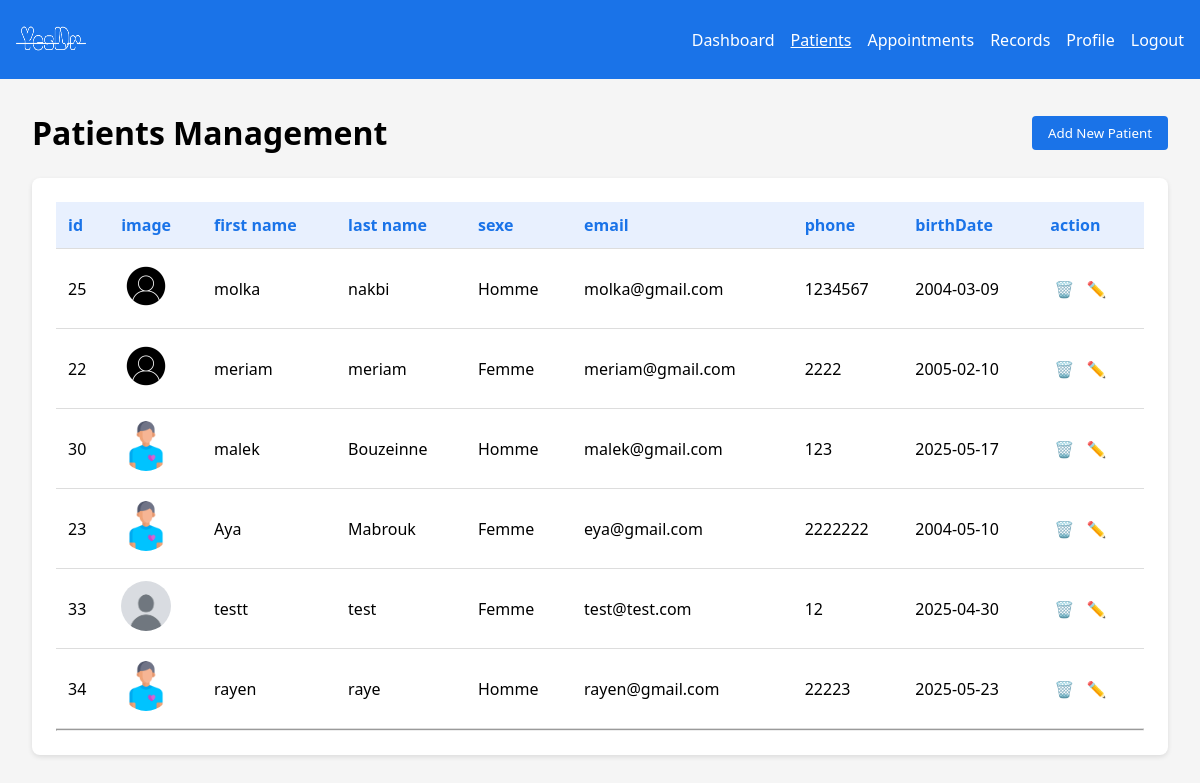
The app's page /doctor/patients.php (signed in) with its own data.
### tables this page shows
CREATE TABLE IF NOT EXISTS `patients` (
  `idP` int NOT NULL AUTO_INCREMENT,
  `nomP` varchar(100) NOT NULL,
  `prenomP` varchar(100) NOT NULL,
  `sexeP` enum('Homme','Femme') NOT NULL DEFAULT 'Homme',
  `emailP` varchar(100) NOT NULL,
  `phone` int NOT NULL,
  `dateP` date NOT NULL,
  `passwordP` varchar(255) NOT NULL,
  `img` varchar(255) DEFAULT 'default.png',
  PRIMARY KEY (`idP`)
);

### doctor/patients.php (the view, shortened to what this page needs)
<?php
include "../cnx.php";
$sql_p="SELECT * FROM patients ";
$res_p=$cnx->query($sql_p);
$patients=$res_p->fetchAll();
$nb_p=count($patients);
?>
<!DOCTYPE html>
<html lang="en">
<head>
  <link rel="stylesheet" href="../css/style.css">
</head>
<body>
  <header>
  <div class="logo"><img src="../img/img.png" alt="" style="height:40PX;width:70px">
  </div>
    <nav>
      <ul>
      <li><a href="index.php">Dashboard</a></li>
        <li style="text-decoration:underline"><a href="patients.php">Patients</a></li>
        <li><a href="appointments.php">Appointments</a></li>
        <li><a href="records.php">Records</a></li>
        <li><a href="profile.php">Profile</a></li>
        <li><a href="../logout.php">Logout</a></li>
      </ul>
    </nav>
  </header>
  <div class="container">
    <div style="display: flex; justify-content: space-between; align-items: center; margin-bottom: 1.5rem;">
      <h1>Patients Management</h1>
      <button  class="btn " onclick="window.location.href='add_patients.php'">Add New Patient</button>
    </div>
    <div class="table-container">
    <?php
    if($nb_p==0){
        echo"<hr><b>Aucune patients dans la liste</b>";
    }else{
        echo"<table><thead><tr><th> id  </th> <th> image  </th><th> first name </th><th>last name</th><th> sexe </th><th> email</th><th> phone</th><th> birthDate</th><th>action</th></tr>
        </thead>";
        foreach($patients as $item){
          echo "<tr>
                  <td>".$item['idP']."</td>
                  <td><img src='../img/".$item['img']."' alt='Doctor Image' style='width:50px;height:50px;object-fit:cover;border-radius:50%;'></td>
                  <td>".$item['nomP']."</td>
                  <td>".$item['prenomP']."</td>
                  <td>".$item['sexeP']."</td>
                  <td>".$item['emailP']."</td>
                  <td>".$item['phone']."</td>
                  <td>".$item['dateP']."</td>
                  <td>
                    <span class='action-icon delete' onclick=\"window.location.href='supp_patients.php?id=".$item['idP']."'\">🗑️</span>
                     <span class='action-icon delete' onclick=\"window.location.href='update_patients.php?id=".$item['idP']."'\">✏️</span>
                  </td>
                </tr>";
      }
        echo"</table><hr>";
    }
      ?>
    </div>
  </div>
</body>
</html>

### css/style.css (style rules this page uses)
:root { --primary-blue: #1a73e8; --light-blue: #e8f0fe; --dark-blue: #0d47a1; --white: #ffffff; --gray: #f5f5f5; --dark-gray: #333; }
* { margin: 0; padding: 0; box-sizing: border-box; font-family: 'Segoe UI', Tahoma, Geneva, Verdana, sans-serif; }
body { background-color: var(--gray); justify-content: center; align-items: center; min-height: 100vh; }
header { background-color: var(--primary-blue); color: var(--white); padding: 1rem; display: flex; justify-content: space-between; align-items: center; }
.logo { font-size: 1.5rem; font-weight: bold; }
nav ul { display: flex; list-style: none; }
nav ul li { margin-left: 1rem; }
nav ul li a { color: var(--white); text-decoration: none; }
.container { padding: 2rem; }
.btn { background-color: var(--primary-blue); color: var(--white); border: none; padding: 0.5rem 1rem; border-radius: 4px; cursor: pointer; text-decoration: none; display: inline-block; }
.table-container { background-color: var(--white); border-radius: 8px; padding: 1.5rem; box-shadow: 0 2px 5px rgba(0,0,0,0.1); overflow-x: auto; }
table { width: 100%; border-collapse: collapse; }
th, td { padding: 0.75rem; text-align: left; border-bottom: 1px solid #ddd; }
th { background-color: var(--light-blue); color: var(--primary-blue); }
.action-icon { color: var(--primary-blue); margin: 0 0.25rem; cursor: pointer; }
.action-icon.delete { color: #e74c3c; }

### records on screen
patients: idP "25", img (picture), nomP "molka", prenomP "nakbi", sexeP "Homme", emailP "molka@gmail.com", phone "1234567", dateP "2004-03-09"
patients: idP "22", img (picture), nomP "meriam", prenomP "meriam", sexeP "Femme", emailP "meriam@gmail.com", phone "2222", dateP "2005-02-10"
patients: idP "30", img (picture), nomP "malek", prenomP "Bouzeinne", sexeP "Homme", emailP "malek@gmail.com", phone "123", dateP "2025-05-17"
patients: idP "23", img (picture), nomP "Aya", prenomP "Mabrouk", sexeP "Femme", emailP "eya@gmail.com", phone "2222222", dateP "2004-05-10"
patients: idP "33", img (placeholder picture), nomP "testt", prenomP "test", sexeP "Femme", emailP "test@test.com", phone "12", dateP "2025-04-30"
patients: idP "34", img (picture), nomP "rayen", prenomP "raye", sexeP "Homme", emailP "rayen@gmail.com", phone "22223", dateP "2025-05-23"
